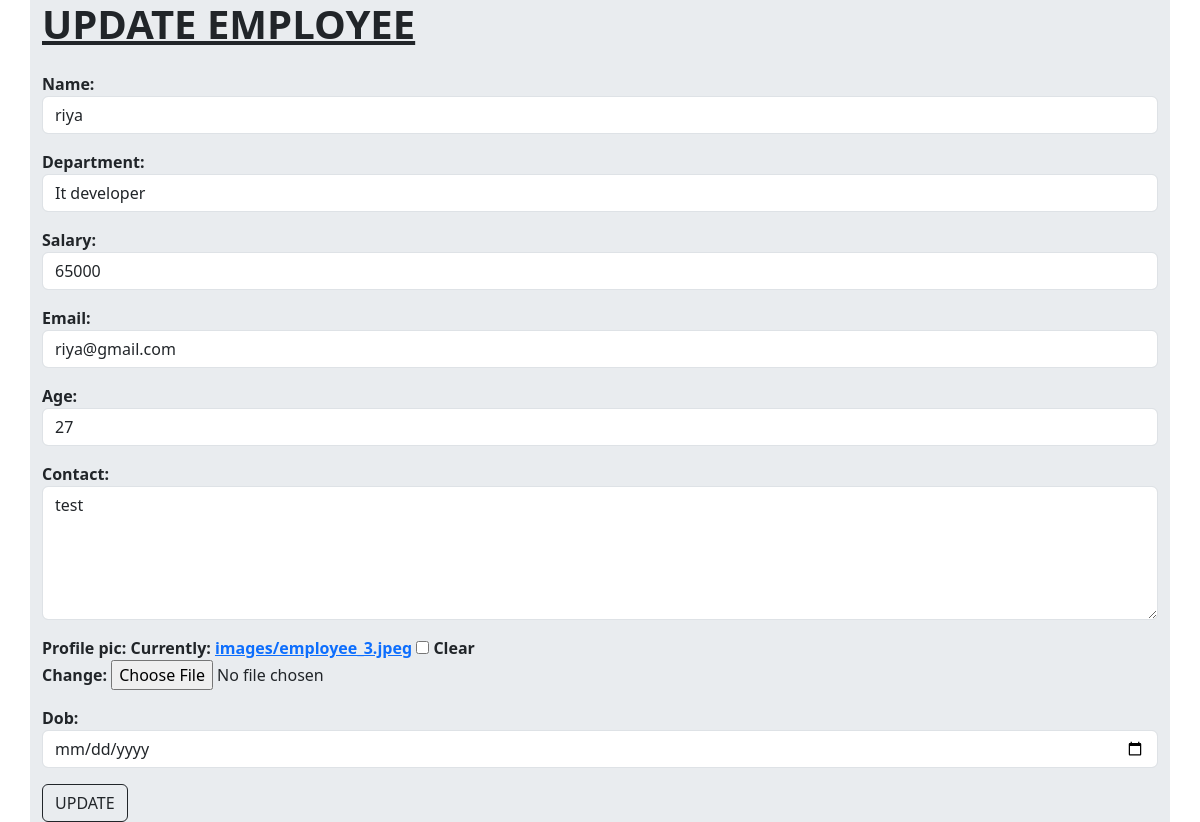
Screenshot of /employees/3/change (signed in) with the database file from the repository.
### crm/models.py (models this page shows, shortened)
class Employees(models.Model):
    name=models.CharField(max_length=200)
    department=models.CharField(max_length=200)
    salary=models.PositiveIntegerField()
    email=models.EmailField(unique=True)
    age=models.PositiveIntegerField()
    contact=models.CharField(max_length=10,null=True)
    profile_pic=models.ImageField(upload_to="images",null=True,blank=True)       #null=database n,blank=form n
    dob=models.DateField(null=True,blank=True)

### crm/views.py (the view, shortened to what this page needs)
# urls.py: path("employees/<int:pk>/change",views.EmployeeUpdateView.as_view(),name="emp_update"),
@method_decorator(signin_required,name="dispatch")
class EmployeeUpdateView(View):
    def get(self,request,*args,**kwargs):
        id=kwargs.get("pk")
        obj=Employees.objects.get(id=id)
        form=EmployeesModelForm(instance=obj)
        return render(request,"emp_edit.html",{"form":form})

### crm/forms.py
class EmployeesModelForm(forms.ModelForm):
    class Meta:
        model=Employees
        fields="__all__"
        widgets={
            "name":forms.TextInput(attrs={"class":"form-control"}),
            "department":forms.TextInput(attrs={"class":"form-control"}),
            "salary":forms.NumberInput(attrs={"class":"form-control"}),
            "email":forms.EmailInput(attrs={"class":"form-control"}),
            "age":forms.NumberInput(attrs={"class":"form-control"}),
            "contact":forms.Textarea(attrs={"class":"form-control","rows":5}),
            "dob":forms.DateInput(attrs={"class":"form-control","type":"date"}),
        }

### crm/views.py (called while the page is built)
def signin_required(fn):
    def wrapper(request,*args,**kwargs):
        if not request.user.is_authenticated:
            messages.error(request,"Invalid")
            return redirect("emp_signin")
        else:
            return fn(request,*args,**kwargs)
    return wrapper

### crm/templates/emp_edit.html (shortened to what this page needs)
<!DOCTYPE html>
<html lang="en">
<head>
    <link href="https://cdn.jsdelivr.net/npm/bootstrap@5.3.2/dist/css/bootstrap.min.css" rel="stylesheet"
>
</head>
<body>
    <div class="container bg-body-secondary">
        <h1 class="fw-bold text-decoration-underline">UPDATE EMPLOYEE</h1>
        <form action="" method="post" enctype="multipart/form-data" class="fw-semibold mt-4">
            {{form.as_p}}
            <button type="submit" class="btn btn-outline-dark">UPDATE</button>
        </form>
    </div>
</body>
</html>

### rows the page displays
Employees: name "riya", department "It developer", salary "65000", email "riya@gmail.com", age "27", contact "test"
